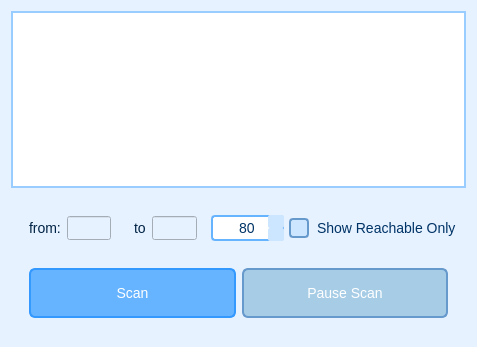
<?xml version="1.0" encoding="UTF-8"?>
<ui version="4.0">
 <class>Scanner</class>
 <widget class="QWidget" name="Scanner">
  <property name="geometry">
   <rect>
    <x>0</x>
    <y>0</y>
    <width>477</width>
    <height>347</height>
   </rect>
  </property>
  <property name="windowTitle">
   <string>Form</string>
  </property>
  <property name="styleSheet">
   <string notr="true">/* 全局背景色及通用文本颜色 */
QWidget {
    background-color: #e6f2ff;
    color: #003366;
    font-family: &quot;Segoe UI&quot;, &quot;Microsoft YaHei&quot;, sans-serif;
    font-size: 14px;
}

/* QLabel */
QLabel {
    color: #002244;
}

/* QCheckBox */
QCheckBox {
    spacing: 8px;
}
QCheckBox::indicator {
    width: 16px;
    height: 16px;
    border: 2px solid #6699cc;
    border-radius: 4px;
    background: #cce6ff;
}
QCheckBox::indicator:checked {
    image: url(:/icons/checkbox_checked.svg);
    background: #66b3ff;
    border: 2px solid #005580;
}
QCheckBox::indicator:unchecked:hover {
    background: #b3d9ff;
}

/* QPushButton */
QPushButton {
    background-color: #66b3ff;
    color: white;
    border: 2px solid #3399ff;
    border-radius: 6px;
    padding: 4px 10px;
}
QPushButton:hover {
    background-color: #80c1ff;
    border-color: #1a8cff;
}
QPushButton:pressed {
    background-color: #3399ff;
    border-color: #007acc;
}
QPushButton:disabled {
    background-color: #a6cce6;
    border-color: #6699cc;
    color: #ffffff;
}

/* QSpinBox */
QSpinBox {
    background: #ffffff;
    border: 2px solid #66b3ff;
    border-radius: 4px;
    padding: 2px 4px;
}
QSpinBox:hover {
    border-color: #3399ff;
}
QSpinBox:focus {
    border-color: #1a8cff;
    background: #e6f2ff;
}
QSpinBox::up-button, QSpinBox::down-button {
    subcontrol-origin: border;
    width: 16px;
    border-width: 1px;
    border-color: #66b3ff;
    border-radius: 2px;
    background: #cce6ff;
}
QSpinBox::up-button:hover, QSpinBox::down-button:hover {
    background: #99ccff;
}
QSpinBox::up-arrow {
    width: 10px;
    height: 10px;
}
QSpinBox::down-arrow {
    width: 10px;
    height: 10px;
}

/* QTableWidget */
QTableWidget {
    background-color: #ffffff;
    border: 2px solid #99ccff;
    gridline-color: #99ccff;
    selection-background-color: #cce6ff;
    selection-color: #003366;
    alternate-background-color: #f2f9ff;
}
QHeaderView::section {
    background-color: #66b3ff;
    color: white;
    padding: 4px;
    border: 1px solid #3399ff;
}
QHeaderView::section:horizontal {
    border-top-left-radius: 6px;
    border-top-right-radius: 6px;
}
QHeaderView::section:vertical {
    border-top-left-radius: 6px;
    border-bottom-left-radius: 6px;
}
QTableCornerButton::section {
    background-color: #66b3ff;
    border: 1px solid #3399ff;
}

/* 滚动条（可选的复杂化） */
QScrollBar:vertical {
    border: none;
    background: #cce6ff;
    width: 10px;
    margin: 0px 0px 0px 0px;
}
QScrollBar::handle:vertical {
    background: #66b3ff;
    min-height: 20px;
    border-radius: 4px;
}
QScrollBar::handle:vertical:hover {
    background: #3399ff;
}
QScrollBar::add-line:vertical, QScrollBar::sub-line:vertical {
    height: 0px;
    subcontrol-origin: margin;
}
QScrollBar:horizontal {
    border: none;
    background: #cce6ff;
    height: 10px;
    margin: 0px 0px 0px 0px;
}
QScrollBar::handle:horizontal {
    background: #66b3ff;
    min-width: 20px;
    border-radius: 4px;
}
QScrollBar::handle:horizontal:hover {
    background: #3399ff;
}
QScrollBar::add-line:horizontal, QScrollBar::sub-line:horizontal {
    width: 0px;
    subcontrol-origin: margin;
}
</string>
  </property>
  <layout class="QVBoxLayout" name="verticalLayout_2">
   <item>
    <widget class="QTableWidget" name="tableWidget">
     <property name="editTriggers">
      <set>QAbstractItemView::EditTrigger::NoEditTriggers</set>
     </property>
     <property name="columnCount">
      <number>3</number>
     </property>
     <attribute name="horizontalHeaderVisible">
      <bool>false</bool>
     </attribute>
     <attribute name="horizontalHeaderStretchLastSection">
      <bool>true</bool>
     </attribute>
     <attribute name="verticalHeaderVisible">
      <bool>false</bool>
     </attribute>
     <column/>
     <column/>
     <column/>
    </widget>
   </item>
   <item>
    <widget class="QWidget" name="widget_5" native="true">
     <layout class="QVBoxLayout" name="verticalLayout">
      <item>
       <widget class="QWidget" name="widget_3" native="true">
        <layout class="QHBoxLayout" name="horizontalLayout_4">
         <property name="spacing">
          <number>5</number>
         </property>
         <property name="leftMargin">
          <number>0</number>
         </property>
         <property name="topMargin">
          <number>0</number>
         </property>
         <property name="rightMargin">
          <number>0</number>
         </property>
         <property name="bottomMargin">
          <number>0</number>
         </property>
         <item>
          <widget class="QWidget" name="widget" native="true">
           <property name="minimumSize">
            <size>
             <width>0</width>
             <height>50</height>
            </size>
           </property>
           <layout class="QHBoxLayout" name="horizontalLayout">
            <item>
             <widget class="QLabel" name="label">
              <property name="text">
               <string>from:</string>
              </property>
             </widget>
            </item>
            <item>
             <widget class="QLineEdit" name="start_ip_edit"/>
            </item>
           </layout>
          </widget>
         </item>
         <item>
          <widget class="QWidget" name="widget_2" native="true">
           <property name="minimumSize">
            <size>
             <width>0</width>
             <height>50</height>
            </size>
           </property>
           <layout class="QHBoxLayout" name="horizontalLayout_2">
            <item>
             <widget class="QLabel" name="label_2">
              <property name="text">
               <string>to</string>
              </property>
             </widget>
            </item>
            <item>
             <widget class="QLineEdit" name="end_ip_edit"/>
            </item>
           </layout>
          </widget>
         </item>
         <item>
          <widget class="QSpinBox" name="port_spinbox">
           <property name="alignment">
            <set>Qt::AlignmentFlag::AlignCenter</set>
           </property>
           <property name="maximum">
            <number>65535</number>
           </property>
           <property name="value">
            <number>80</number>
           </property>
          </widget>
         </item>
         <item>
          <widget class="QCheckBox" name="checkBox">
           <property name="text">
            <string>Show Reachable Only</string>
           </property>
          </widget>
         </item>
        </layout>
       </widget>
      </item>
      <item>
       <widget class="QWidget" name="widget_4" native="true">
        <layout class="QHBoxLayout" name="horizontalLayout_3">
         <item>
          <widget class="QPushButton" name="btn_operate">
           <property name="minimumSize">
            <size>
             <width>0</width>
             <height>50</height>
            </size>
           </property>
           <property name="text">
            <string>Scan</string>
           </property>
          </widget>
         </item>
         <item>
          <widget class="QPushButton" name="btn_resume_pause">
           <property name="enabled">
            <bool>false</bool>
           </property>
           <property name="minimumSize">
            <size>
             <width>0</width>
             <height>50</height>
            </size>
           </property>
           <property name="text">
            <string>Pause Scan</string>
           </property>
          </widget>
         </item>
        </layout>
       </widget>
      </item>
     </layout>
    </widget>
   </item>
  </layout>
 </widget>
 <resources/>
 <connections/>
</ui>
